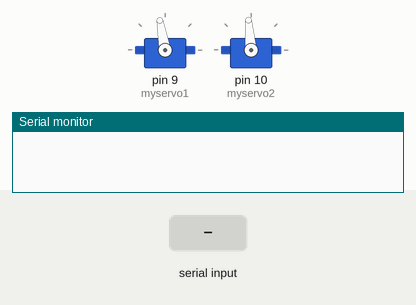
Recording of a sketch running on a simulated Arduino Uno, built with avr-gcc and run on an emulated ATmega328P. On the bench: 2 × servo, the last lines printed to the serial monitor. Inputs (shaded band) come from the test bench.

Above: at 1.2 s.
1.3 s: "a" received over Serial
At 2.2 s:
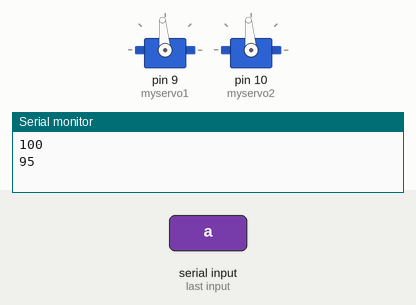
2.8 s: "s" received over Serial
At 4.0 s:
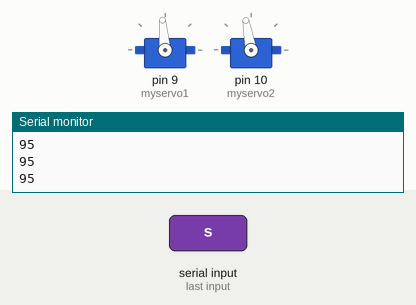
4.3 s: "d" received over Serial
At 4.6 s:
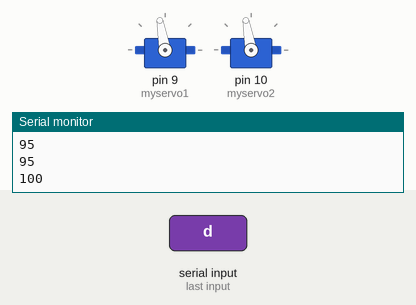
5.8 s: "w" received over Serial
At 6.2 s:
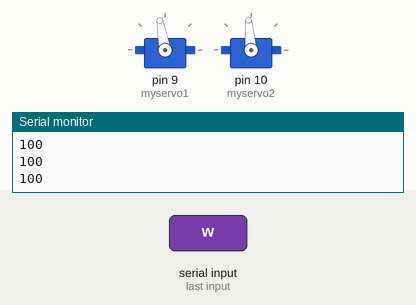
Timing chart, 0 to 8.3 s (numbered marks = the images above; inputs shaded):
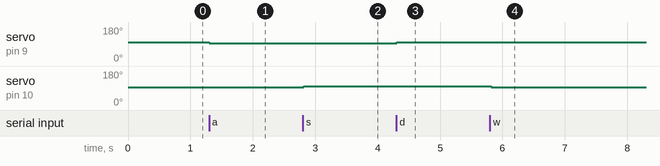

The sketch:

sketch_jun23a.ino
```cpp
/*
 Controlling a servo position using a potentiometer (variable resistor)
 by Michal Rinott <http://people.interaction-ivrea.it/m.rinott>

 modified on 8 Nov 2013
 by Scott Fitzgerald
 http://www.arduino.cc/en/Tutorial/Knob
*/

#include <Servo.h>

Servo myservo1;  // create servo object to control a servo
Servo myservo2;  // create servo object to control a servo

int potpin1 = 0;  // analog pin used to connect the potentiometer
int potpin2 = 1;  // analog pin used to connect the potentiometer
int val1;    // variable to read the value from the analog pin
int val2;    // variable to read the value from the analog pin
int inp;

void setup() {
  Serial.begin(9600); // Serial comm begin at 9600bps
  myservo1.attach(9);  // attaches the servo on pin 9 to the servo object
  myservo2.attach(10);  // attaches the servo on pin 9 to the servo object
  val1 = 100;
  val2 = 95;
}

void loop() {
  // val1 = analogRead(potpin1);            // reads the value of the potentiometer (value between 0 and 1023)
  // val2 = analogRead(potpin2);            // reads the value of the potentiometer (value between 0 and 1023)
  // val1 = map(val1, 0, 1023, 75, 125);     // scale it to use it with the servo (value between 0 and 180)
  // val2 = map(val2, 0, 1023, 60, 115);     // scale it to use it with the servo (value between 0 and 180)
  myservo1.write(val1);                  // sets the servo position according to the scaled value
  myservo2.write(val2);                  // sets the servo position according to the scaled value
  delay(1);                           // waits for the servo to get there


if (Serial.available()) // if serial value is available
{
inp = Serial.read();// then read the serial value
Serial.println(val1);
Serial.println(val2);

if (inp == 'd' && val1 <= 110) //if value input is equals to d

{

val1 += 5; //than position of servo motor increases by 1 ( anti clockwise)

myservo1.write(val1);// the servo will move according to position

delay(15);//delay for the servo to get to the position

}

if (inp == 'a' && val1 >= 75) //if value input is equals to a

{

val1 -= 5; //than position of servo motor decreases by 1 (clockwise)

myservo1.write(val1);// the servo will move according to position

delay(15);//delay for the servo to get to the position

}

if (inp == 'w' && val2 >= 65) //if value input is equals to a

{

val2 -= 5; //than position of servo motor decreases by 1 (clockwise)

myservo1.write(val1);// the servo will move according to position

delay(15);//delay for the servo to get to the position

}

if (inp == 's' && val2 <= 100) //if value input is equals to a

{

val2 += 5; //than position of servo motor decreases by 1 (clockwise)

myservo1.write(val1);// the servo will move according to position

delay(15);//delay for the servo to get to the position

}

if (inp == 'x') //if value input is equals to a

{
val1 = 100;
val2 = 95;

myservo1.write(val1);// the servo will move according to position

delay(15);//delay for the servo to get to the position

}

}

}
```

Measured:
- after the input at 1.3 s, servo on pin 9 (myservo1): 100° → 95° at once
- after the input at 2.8 s, servo on pin 10 (myservo2): 95° → 100° at once
- after the input at 4.3 s, servo on pin 9 (myservo1): 95° → 100° at once
- after the input at 5.8 s, servo on pin 10 (myservo2): 100° → 95° at once
